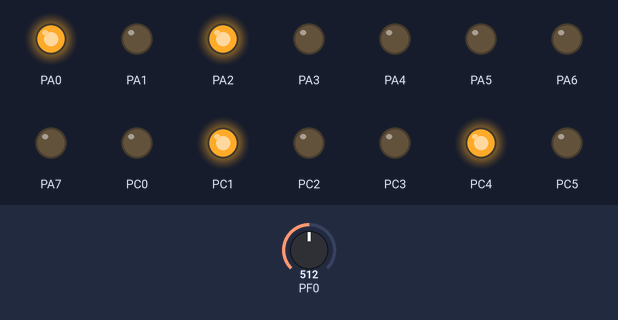
Recording of a program running on a simulated ATmega2560, built with avr-gcc and emulated at 16 MHz. Shown: output pins drawn as LEDs (lit = HIGH). The test bench sets the inputs (shaded band); at power-on: PF0 = 512.

Above: at 1.8 s.
1.9 s: PF0 set to 716
At 2.6 s:
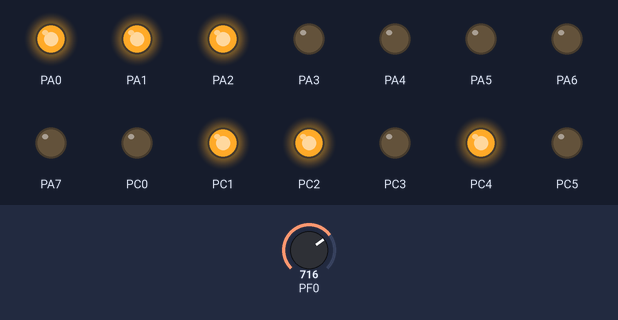
3.5 s: PF0 set to 900
At 5.2 s:
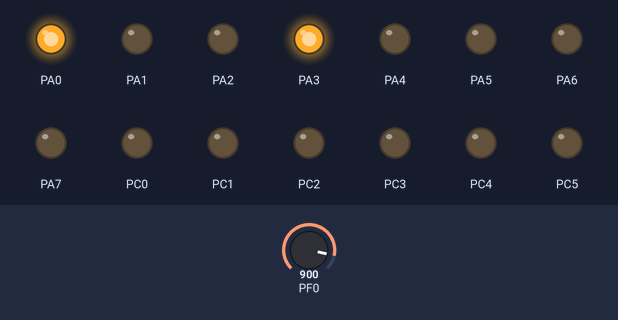
5.5 s: PF0 set to 1023
At 6.9 s:
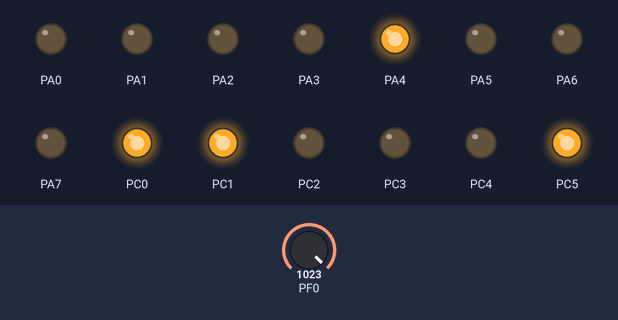
7.5 s: PF0 set to 511
At 8.4 s:
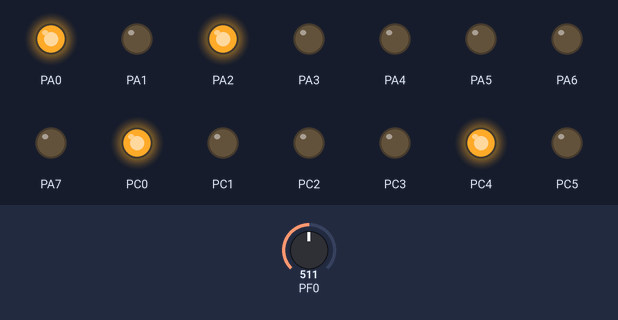
9.5 s: PF0 set to 306
At 11.1 s:
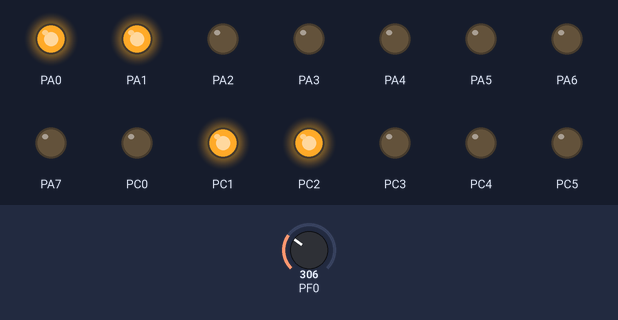
Timing chart, 0 to 12.5 s (numbered marks = the images above; inputs shaded):
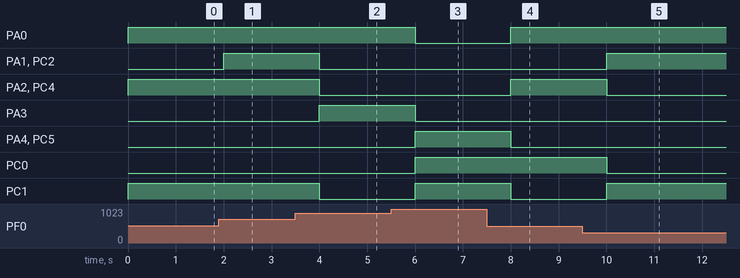

The program:

main.c
```c
/*
 * Lab3.c
 *
 * Created: 2/10/2025 1:58:20 PM
 * Author : Govindu
 */

#define F_CPU 16000000UL
#include <avr/io.h>
#include <avr/interrupt.h>
#include <util/delay.h>

void initHardware(void);
void initADC(void);
int readADC(uint8_t adc_input_pin);
void display(int value);

int main(void)
{
	int adcValue;

	// Initialize hardware and ADC
	initHardware();
	initADC();

	while (1)
	{
		// Read ADC value from channel 0
		adcValue = readADC(0);
		// Display the ADC value
		display(adcValue);
		// Delay for 1 second
		_delay_ms(1000);
	}
	return 0;
}

void initHardware(void) {
	DDRA |= 0xFF;  // Set PORTA as output
	DDRC |= 0xFF;  // Set PORTC as output
}

void initADC(void) {
	ADMUX |= (1<<REFS0);  // Use AVCC as reference
	ADCSRA |= (1<<ADEN);  // Enable ADC
	ADCSRA |= (1<<ADPS0) | (1<<ADPS1) | (1<<ADPS2);  // Set prescaler to 128
}

int readADC(uint8_t adc_input_pin) {
	ADMUX = (ADMUX & 0xF0) | (adc_input_pin & 0x0F);  // Select ADC channel
	ADCSRA |= (1<<ADSC);  // Start the ADC conversion
	while (ADCSRA & (1<<ADSC));  // Wait for conversion to complete
	return ADC;
}

void display(int value) {
	int thousands = (value / 1000) % 10;
	int hundreds = (value / 100) % 10;
	int tens = (value / 10) % 10;
	int ones = value % 10;

	// Display on PORTA (thousands & hundreds) and PORTC (tens & ones)
	PORTA = (thousands << 4) | hundreds;
	PORTC = (tens << 4) | ones;
}
```

Measured:
- after the input at 1.9 s, PA1, PC2: LOW → HIGH after 0.10 s
- after the input at 3.5 s, PA1, PA2, PC1, PC2, PC4: HIGH → LOW after 0.50 s; PA3: LOW → HIGH after 0.50 s
- after the input at 5.5 s, PA0, PA3: HIGH → LOW after 0.50 s; PA4, PC0, PC1, PC5: LOW → HIGH after 0.50 s
- after the input at 7.5 s, PA0, PA2, PC4: LOW → HIGH after 0.50 s; PA4, PC1, PC5: HIGH → LOW after 0.50 s
- after the input at 9.5 s, PA1, PC1, PC2: LOW → HIGH after 0.50 s; PA2, PC0, PC4: HIGH → LOW after 0.50 s
